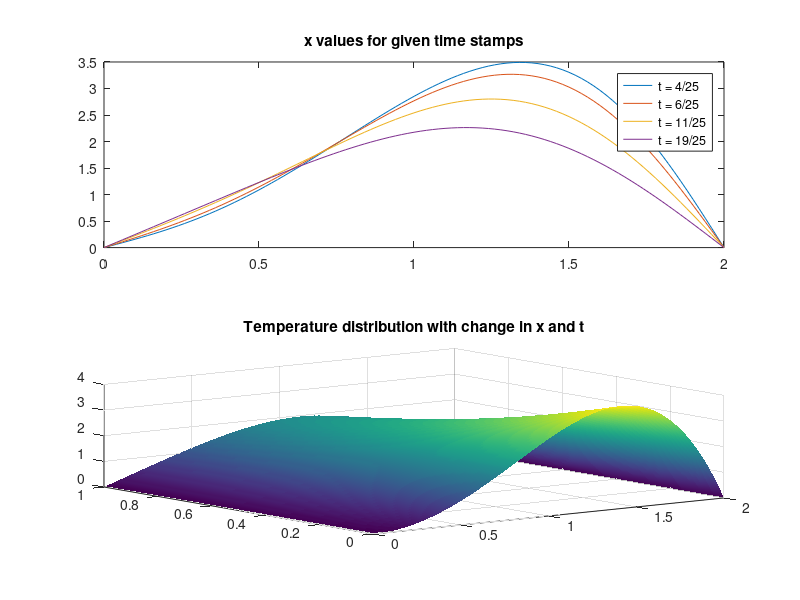

The MATLAB source for this figure:
%{
    Name : Devjit Choudhury
    Roll No. : 19MA20014
    Assignment1
%}

function assignment1()
    %% Data provided in the question :-
    % Interval boundaries
    x0 = 0; xn = 2; 
    t0 = 0; tn = 1;

    % space step size
    xh = 2/100;

    % time step size
    th = 1/2500;

    % U_t = C * U_xx
    C = 0.21;
    
    % calculating the number of steps
    n = (xn - x0)/xh - 1;

    p = th * C/(2*xh^2);
    
    % previous_u will store the value of u calculated in last step
    previous_u = ft0(x0,xn,xh);
    mesh = [previous_u];
    ts = [4/25 6/25 11/25 19/25];
    xs = [];

    for t = t0+th : th : tn
        %% Converting it to Matrix Form
        % A - The tri-diagonal matrix
        % RHS - right hand side of tridiagonal system
        A = zeros(n,n);
        RHS = zeros(n,1);
        i=1;

        % Let us construct the Tridiagonal System
        %{
            Using the discretized equation
            (uj_n+1 - uj_n) / th = C * (uj+1_n - 2*uj_n + uj-1_n) / xh^2
        %}
        %% Writing it in Matrix form -
        for x = x0+xh : xh : xn-xh
            
            if i~=1
                A(i,i-1) = -p;
            else 
                RHS(i) = RHS(i) + p*f0(x0,t);
            end

            A(i,i) = 1 + 2*p;
        
            if i~=n
                A(i,i+1) = -p;
            else
                RHS(i) = RHS(i) + p*fn(xn,t);
            end

            RHS(i) = previous_u(i+1) + p*(previous_u(i+2) - 2*previous_u(i+1) + previous_u(i));
            i = i+1;
        end
        y = thomasAlgorithm(A, RHS);
        previous_u = [f0(x0,t) y' fn(xn,t)];
        mesh = [mesh;previous_u];
    end
    xs = [mesh(1+4/(25*th),:);mesh(1+6/(25*th),:); mesh(1+11/(25*th),:); mesh(1+19/(25*th),:)];

    %% plotting the graph for given time points
    subplot(2,1,1);
    for i=1:4
        plot([x0:xh:xn],xs(i,:));
        hold on
    end
    title('x values for given time stamps')
    legend('t = 4/25','t = 6/25','t = 11/25','t = 19/25');

    %% plotting the graph for temperature distribution with change in x and t
    subplot(2,1,2);
    [X,Y] = meshgrid(0:xh:2,0:th:1);
    surf(X,Y,mesh);
    colormap("default")
    shading interp
    title('Temperature distribution with change in x and t')
end

%% -----------------------------------------------------------------
% function to solve tri-diagonal system using Thomas Algorithm
function y=thomasAlgorithm(A,B)
    [rows,~] = size(A);
    
    C = zeros(1,rows);
    D = zeros(1,rows);
    
    % constructing the first row
    C(1) = A(1,2) / A(1,1);
    D(1) = B(1) / A(1,1);
    
    % from row 2 to last
    for i = 2 : rows
        if i ~= rows
            C(i) = A(i,i+1) / (A(i,i) - A(i,i-1)*C(i-1));
        end
        D(i) = (B(i) - A(i,i-1)*D(i-1)) / (A(i,i) - A(i,i-1)*C(i-1));
    end

    y = zeros(rows,1);
    y(rows) = D(rows);
    
    %{
        [1 C1  0   0....     ][M1]      [D1]
        [0  1  C2  0....     ][M2]      [D2]
        [0  0  1   C3..      ][M3]  =   [D3]
        [..                  ]      .
        [...................1][Mn]      [Dn]
        this n corresponds to n-1 (but we already subtracted 1 to n
        Mn = Dn
        My(n-1) = D(n-1) + C(n-1)*Mn
        using back substitution... to get the values of Mi
    %}

    for i = rows-1:-1:1
        y(i) = D(i) - C(i)*y(i+1);
    end
end
%---------------------------------------------------------------------

%% -----------------------------------------------------------------
% Boundary Condition
function x0 = f0(x,t)
    x0 = 0;
end

function xn = fn(x,t)
    xn = 0;
end
% -------------------------------------------------------------------

%% -----------------------------------------------------------------
% Intermediate Condition
function t0 = ft0(x0,xn,xh)
    xs = [x0:xh:xn];
    t0 = 4*xs.^2-xs.^4;
end
% -------------------------------------------------------------------
